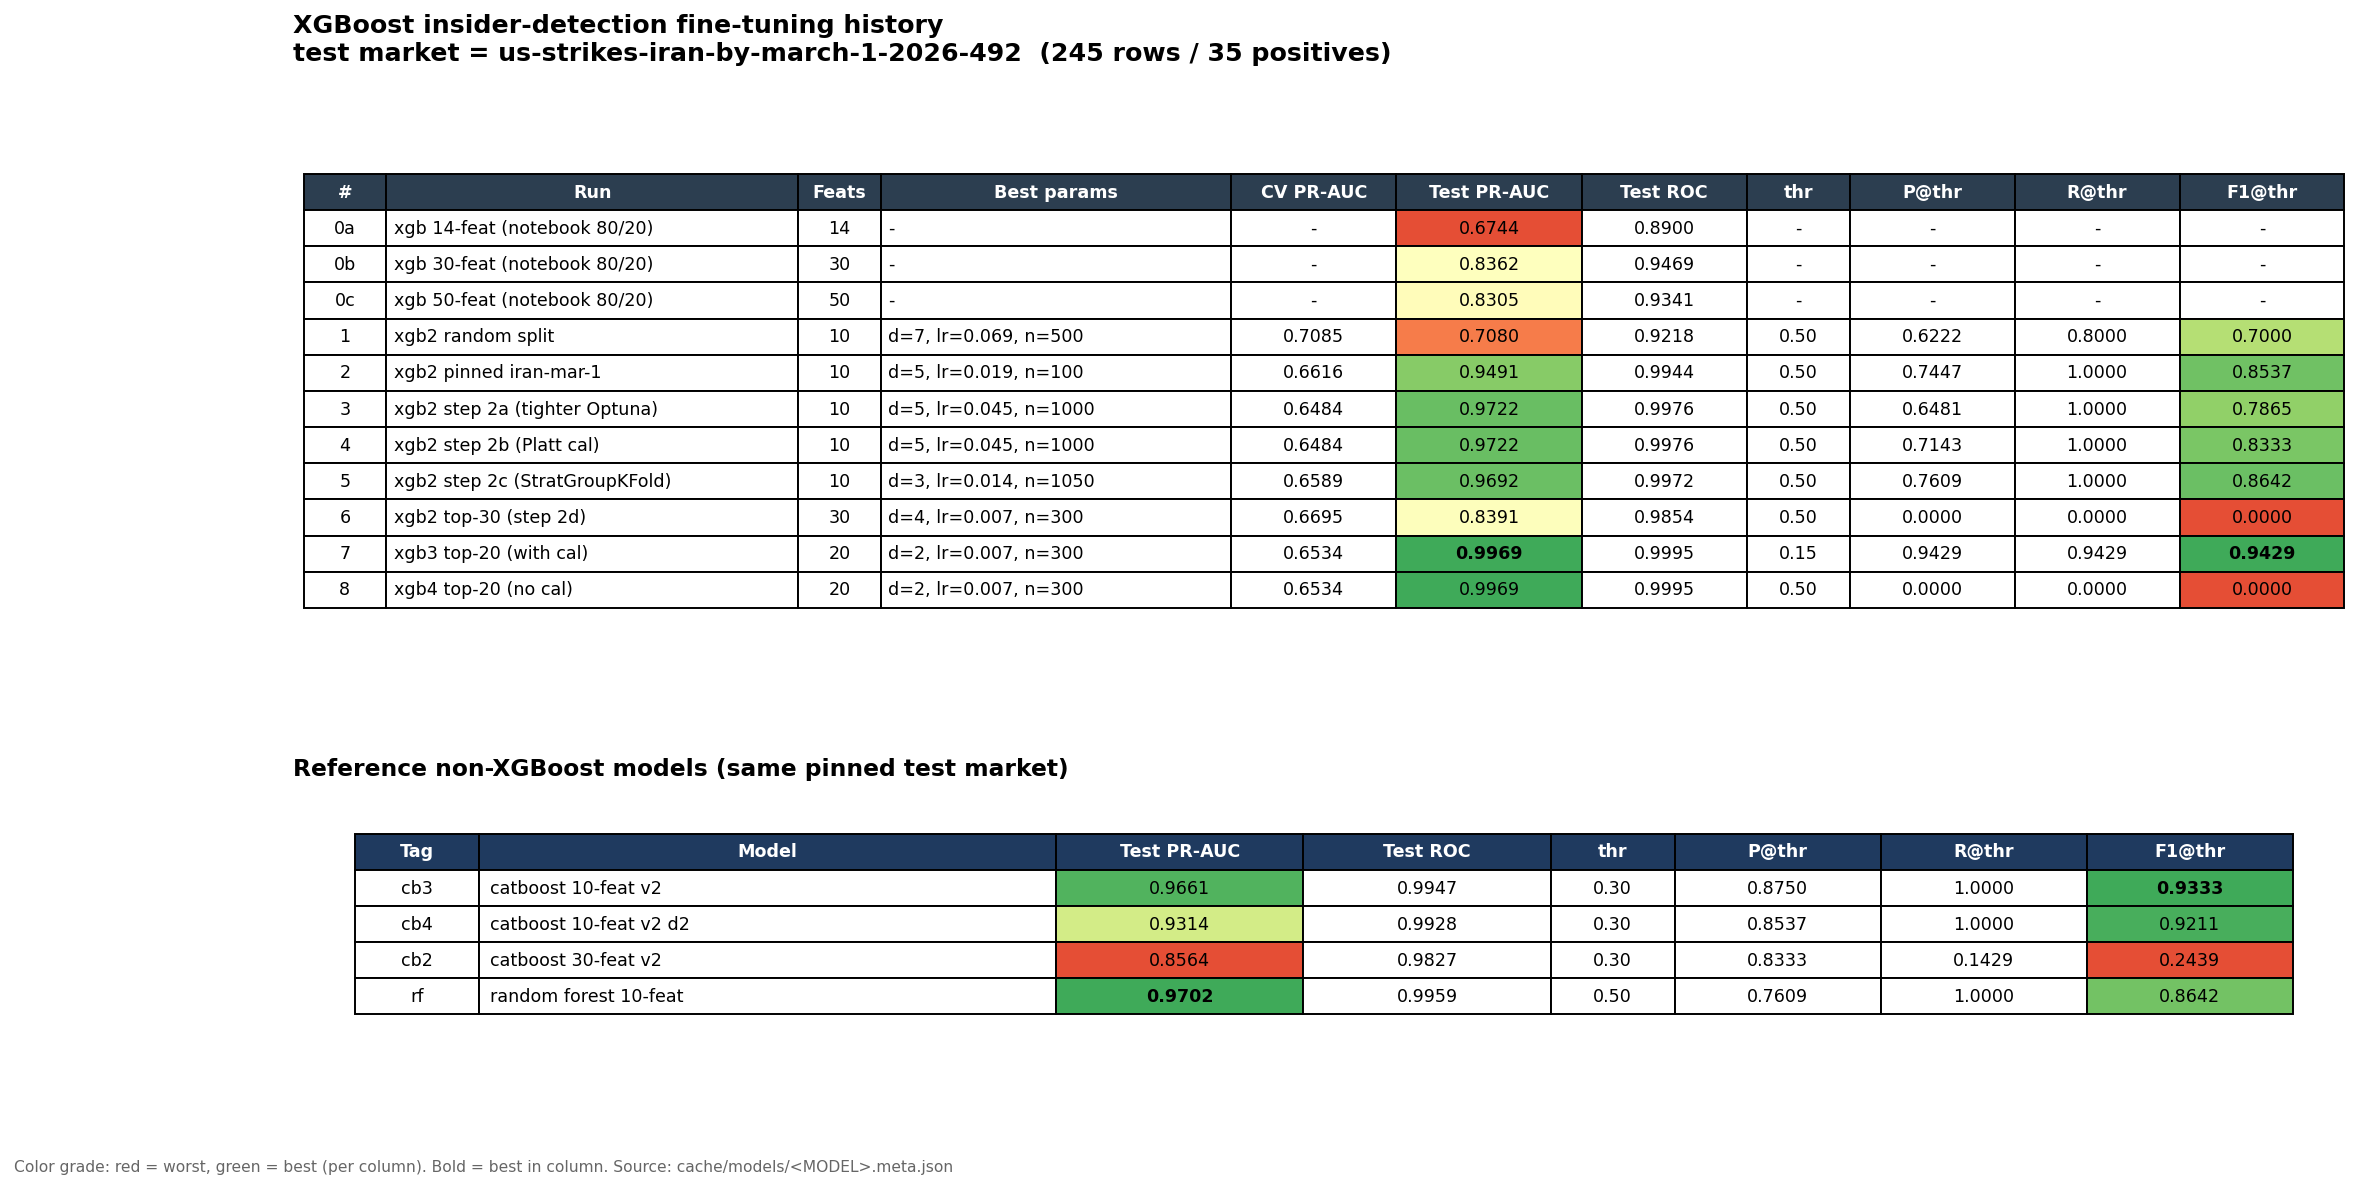

Reproduce this figure in Python.
"""Render a visual comparison table of all XGBoost fine-tuning runs.

Reads metrics straight from cache/models/<MODEL>_*.meta.json and produces
xgboost_comparison.png -- one figure with two color-graded tables (xgb runs
on top, non-xgb reference models below).
"""

from __future__ import annotations

import json
from pathlib import Path

import matplotlib
matplotlib.use("Agg")
import matplotlib.pyplot as plt

MODEL_DIR = Path("cache/models")
OUT_PATH = Path("xgboost_comparison.png")

# (id, name, feats, best-params string, meta filename)
XGB_RUNS = [
    ("0a", "xgb 14-feat (notebook 80/20)",       14, "-",                       "xgb_insider_14feat_latest.meta.json"),
    ("0b", "xgb 30-feat (notebook 80/20)",       30, "-",                       "xgb_insider_30feat_latest.meta.json"),
    ("0c", "xgb 50-feat (notebook 80/20)",       50, "-",                       "xgb_insider_50feat_latest.meta.json"),
    ("1",  "xgb2 random split",                  10, "d=7, lr=0.069, n=500",    "xgb_insider_10feat_v2_20260615_115126.meta.json"),
    ("2",  "xgb2 pinned iran-mar-1",             10, "d=5, lr=0.019, n=100",    "xgb_insider_10feat_v2_20260615_120424.meta.json"),
    ("3",  "xgb2 step 2a (tighter Optuna)",      10, "d=5, lr=0.045, n=1000",   "xgb_insider_10feat_v2_20260615_121020.meta.json"),
    ("4",  "xgb2 step 2b (Platt cal)",           10, "d=5, lr=0.045, n=1000",   "xgb_insider_10feat_v2_20260615_123115.meta.json"),
    ("5",  "xgb2 step 2c (StratGroupKFold)",     10, "d=3, lr=0.014, n=1050",   "xgb_insider_10feat_v2_latest.meta.json"),
    ("6",  "xgb2 top-30 (step 2d)",              30, "d=4, lr=0.007, n=300",    "xgb_insider_30feat_v2_latest.meta.json"),
    ("7",  "xgb3 top-20 (with cal)",             20, "d=2, lr=0.007, n=300",    "xgb_insider_20feat_v2_latest.meta.json"),
    ("8",  "xgb4 top-20 (no cal)",               20, "d=2, lr=0.007, n=300",    "xgb_insider_20feat_v2_nocal_latest.meta.json"),
]

REF_MODELS = [
    ("cb3", "catboost 10-feat v2",    "cb_insider_10feat_v2_latest.meta.json"),
    ("cb4", "catboost 10-feat v2 d2", "cb_insider_10feat_v2_d2_latest.meta.json"),
    ("cb2", "catboost 30-feat v2",    "cb_insider_30feat_v2_latest.meta.json"),
    ("rf",  "random forest 10-feat",  "rf_insider_10feat_v2_latest.meta.json"),
]


def load_metrics(path: str) -> dict:
    m = json.load(open(MODEL_DIR / path))
    metrics = m.get("metrics", {})
    cv = m.get("cv", {})
    # Old notebook runs only have flat roc/pr at metrics root.
    if "test" not in metrics:
        return {
            "cv_pr_auc": None,
            "test_pr_auc": metrics.get("pr_auc"),
            "test_roc": metrics.get("roc_auc"),
            "p": None, "r": None, "f1": None,
            "thr": None,
        }
    test = metrics["test"]
    return {
        "cv_pr_auc": cv.get("pr_auc_mean"),
        "test_pr_auc": test["pr_auc"],
        "test_roc": test["roc_auc"],
        "p": test["precision"],
        "r": test["recall"],
        "f1": test["f1"],
        "thr": m.get("threshold"),
    }


def fmt(v) -> str:
    if v is None:
        return "-"
    return f"{v:.4f}"


def color_for(val_str: str, vmin: float, vmax: float) -> tuple:
    if val_str == "-":
        return (1, 1, 1, 1)
    try:
        v = float(val_str)
    except ValueError:
        return (1, 1, 1, 1)
    if vmax == vmin:
        return (0.85, 0.95, 0.85, 1)
    norm = max(0.0, min(1.0, (v - vmin) / (vmax - vmin)))
    cmap = plt.get_cmap("RdYlGn")
    return cmap(0.15 + 0.7 * norm)


def style_header(table, headers, header_color="#2c3e50"):
    for j in range(len(headers)):
        cell = table[0, j]
        cell.set_text_props(weight="bold", color="white")
        cell.set_facecolor(header_color)


def color_grade_column(table, rows, col_idx, *, bold_best: bool = True):
    vals = [float(r[col_idx]) for r in rows if r[col_idx] != "-"]
    if not vals:
        return
    vmin, vmax = min(vals), max(vals)
    best_idx = max(
        (i for i, r in enumerate(rows) if r[col_idx] != "-"),
        key=lambda i: float(rows[i][col_idx]),
    )
    for i, row in enumerate(rows, start=1):
        table[i, col_idx].set_facecolor(color_for(row[col_idx], vmin, vmax))
        if bold_best and (i - 1) == best_idx:
            table[i, col_idx].set_text_props(weight="bold", color="black")


def build_xgb_rows() -> list[list[str]]:
    rows = []
    for run_id, name, feats, params, path in XGB_RUNS:
        try:
            mx = load_metrics(path)
        except FileNotFoundError:
            mx = {k: None for k in ("cv_pr_auc", "test_pr_auc", "test_roc", "p", "r", "f1", "thr")}
        thr = mx["thr"]
        thr_str = f"{thr:.2f}" if isinstance(thr, (int, float)) else "-"
        rows.append([
            run_id, name, str(feats), params,
            fmt(mx["cv_pr_auc"]),
            fmt(mx["test_pr_auc"]),
            fmt(mx["test_roc"]),
            thr_str,
            fmt(mx["p"]),
            fmt(mx["r"]),
            fmt(mx["f1"]),
        ])
    return rows


def build_ref_rows() -> list[list[str]]:
    rows = []
    for tag, name, path in REF_MODELS:
        try:
            mx = load_metrics(path)
        except FileNotFoundError:
            continue
        thr = mx["thr"]
        thr_str = f"{thr:.2f}" if isinstance(thr, (int, float)) else "-"
        rows.append([
            tag, name,
            fmt(mx["test_pr_auc"]),
            fmt(mx["test_roc"]),
            thr_str,
            fmt(mx["p"]),
            fmt(mx["r"]),
            fmt(mx["f1"]),
        ])
    return rows


def render(xgb_rows, ref_rows, out_path: Path) -> None:
    xgb_headers = [
        "#", "Run", "Feats", "Best params",
        "CV PR-AUC", "Test PR-AUC", "Test ROC",
        "thr", "P@thr", "R@thr", "F1@thr",
    ]
    ref_headers = [
        "Tag", "Model",
        "Test PR-AUC", "Test ROC",
        "thr", "P@thr", "R@thr", "F1@thr",
    ]

    fig = plt.figure(figsize=(19, 9))
    gs = fig.add_gridspec(
        2, 1,
        height_ratios=[len(xgb_rows) + 1.5, len(ref_rows) + 1.5],
        hspace=0.22,
    )

    # ---- top: XGB history ----
    ax1 = fig.add_subplot(gs[0])
    ax1.axis("off")
    ax1.set_title(
        "XGBoost insider-detection fine-tuning history\n"
        "test market = us-strikes-iran-by-march-1-2026-492  "
        "(245 rows / 35 positives)",
        loc="left", fontsize=13, fontweight="bold", pad=14,
    )

    col_widths = [0.04, 0.20, 0.04, 0.17, 0.08, 0.09, 0.08, 0.05, 0.08, 0.08, 0.08]
    table1 = ax1.table(
        cellText=xgb_rows,
        colLabels=xgb_headers,
        colWidths=col_widths,
        loc="center",
        cellLoc="center",
        colLoc="center",
    )
    table1.auto_set_font_size(False)
    table1.set_fontsize(9)
    table1.scale(1, 1.55)

    style_header(table1, xgb_headers)
    color_grade_column(table1, xgb_rows, xgb_headers.index("Test PR-AUC"))
    color_grade_column(table1, xgb_rows, xgb_headers.index("F1@thr"))

    # Left-align the "Run" and "Best params" columns for readability.
    for i in range(1, len(xgb_rows) + 1):
        for j in (1, 3):
            table1[i, j].get_text().set_ha("left")
            table1[i, j].PAD = 0.02

    # ---- bottom: reference models ----
    ax2 = fig.add_subplot(gs[1])
    ax2.axis("off")
    ax2.set_title(
        "Reference non-XGBoost models (same pinned test market)",
        loc="left", fontsize=12, fontweight="bold", pad=8,
    )

    ref_col_widths = [0.06, 0.28, 0.12, 0.12, 0.06, 0.10, 0.10, 0.10]
    table2 = ax2.table(
        cellText=ref_rows,
        colLabels=ref_headers,
        colWidths=ref_col_widths,
        loc="center",
        cellLoc="center",
        colLoc="center",
    )
    table2.auto_set_font_size(False)
    table2.set_fontsize(9)
    table2.scale(1, 1.55)

    style_header(table2, ref_headers, header_color="#1f3a5f")
    color_grade_column(table2, ref_rows, ref_headers.index("Test PR-AUC"))
    color_grade_column(table2, ref_rows, ref_headers.index("F1@thr"))
    for i in range(1, len(ref_rows) + 1):
        table2[i, 1].get_text().set_ha("left")
        table2[i, 1].PAD = 0.02

    fig.text(
        0.02, 0.02,
        "Color grade: red = worst, green = best (per column). "
        "Bold = best in column. Source: cache/models/<MODEL>.meta.json",
        fontsize=8, color="#666666",
    )

    fig.savefig(out_path, dpi=140, bbox_inches="tight", facecolor="white")
    plt.close(fig)
    print(f"saved {out_path}")


def main() -> None:
    xgb_rows = build_xgb_rows()
    ref_rows = build_ref_rows()
    render(xgb_rows, ref_rows, OUT_PATH)


if __name__ == "__main__":
    main()
